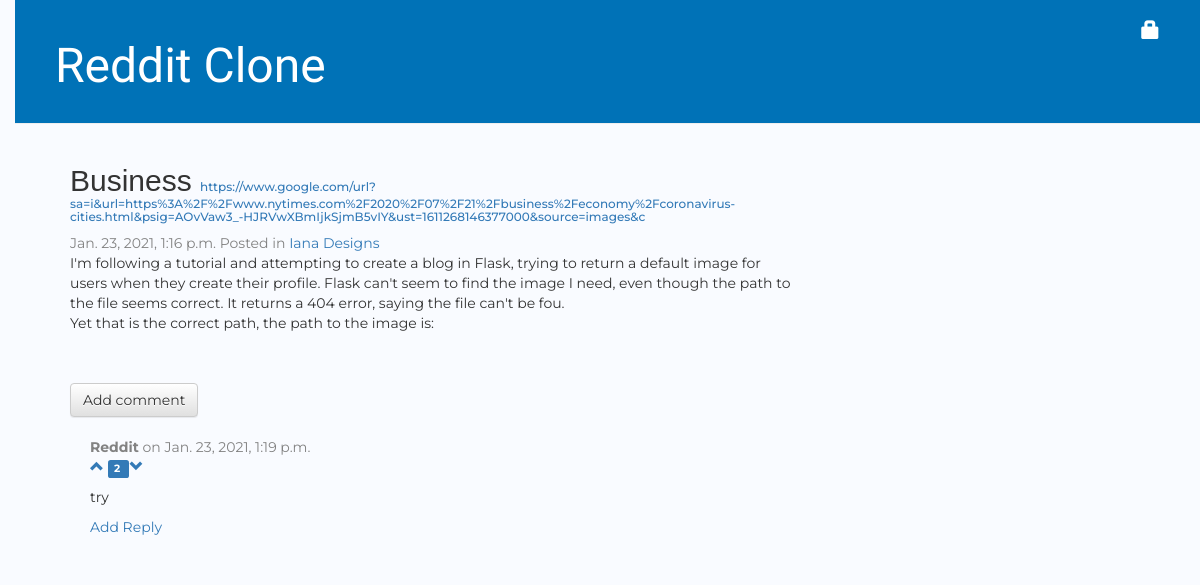
/post/ba264a36-b6ab-40bd-ba61-9251c0492476/, run on the app's committed database.
### reddit/models.py (models this page shows, shortened)
class Votable(BaseModel):
    upvote_count = models.PositiveIntegerField(default=0)
    downvote_count = models.PositiveIntegerField(default=0)
    class Meta: abstract = True
    def get_user_vote(self, user):
        if not user or not user.is_authenticated: return None
        uv = UserVote.get_or_none(voter=voter, object_id = self.eid)
        if not uv: return None
        if uv.vote_type == UserVote.UP_VOTE: return 1
        else: return -1
    def get_score(self):
        return self.upvote_count - self.downvote_count

class Post(Votable):
    title = models.CharField(max_length=200)
    submitter = models.ForeignKey(settings.AUTH_USER_MODEL, related_name='posts_submitted', on_delete=models.CASCADE)
    url = models.URLField('URL', max_length=200, null=True, blank=True)
    text = models.TextField(blank=True, null=True)
    comment_count = models.PositiveIntegerField(default=0)
    def children(self):
        return self.comments.filter(parent=None)

class BaseModel(models.Model):
    eid = models.UUIDField(primary_key=True, default=uuid.uuid4, editable=False)
    date_created = models.DateTimeField(auto_now_add=True, db_index=True)
    class Meta: abstract = True

class SubReddit(BaseModel):
    name = models.CharField(max_length=200)
    posts = models.ManyToManyField('Post', related_name='subreddits', blank=True, through='SubRedditPost')
    cover_image_url = models.URLField('Cover Image URL', max_length=200, blank=True, null=True )
    moderators = models.ManyToManyField(settings.AUTH_USER_MODEL, related_name='subreddits_moderated')

class Comment(Votable):
    post = models.ForeignKey(Post, related_name='comments', on_delete=models.CASCADE)
    author = models.ForeignKey(settings.AUTH_USER_MODEL, related_name='comments_authored', on_delete=models.CASCADE)
    text = models.TextField()
    parent = models.ForeignKey('self', related_name='children', null=True, blank=True, on_delete=models.CASCADE)

### reddit/views.py (the view)
# urls.py: path('post/<uuid:pk>/', views.post_detail, name='post_detail'),
def post_detail(request, pk):
    post = get_object_or_404(Post, pk=pk)
    return render(request, 'reddit/post_detail.html', {'post': post})

### reddit/templatetags/filters.py (called while the page is built)
@register.filter
def user_has_voted(el, user):
    return el.get_user_vote(user)

### templates/reddit/post_detail.html (shortened to what this page needs)
{% extends 'reddit/base.html' %}
{% block content %}
    <div class="post">
        <h2>{{ post.title }}
            {% if post.url %}
                <span class="url"><a href="{{post.url}}">{{post.url}}</a>
            {% endif %}
        </h2>
        <div class="date">
            {{ post.date_created }}
            {% include "reddit/subs_posted.html" with post=post %}
        </div>
        <p>{{ post.text|linebreaksbr }}</p>
    </div>
    <a class="btn btn-default" href="{% url 'add_comment_to_post' pk=post.pk%}">Add comment</a>
    {% if post.comment_count > 0 %}
        {% include "reddit/comment.html" with comments=post.children.all %}
    {% else %}
        <p>Be the first one to comment!</p>
    {% endif %}
{% endblock %}

### templates/reddit/subs_posted.html
{%if post.subreddits.count %}
    <span>Posted in</span>
    {% for sub in post.subreddits.all %}
        <a href="{% url 'sub_detail' pk=sub.pk %}">{{ sub.name }}</a>
    {% endfor %}
{%endif%}

### templates/reddit/comment.html (shortened to what this page needs)
{% block content %}
    {% for comment in comments %}
        <div class="comment">
            <div class="date"> <strong>{{ comment.author }}</strong> on {{ comment.date_created }}</div>
            {% include "reddit/vote.html" with el=comment %}
            <p>{{ comment.text|linebreaks }}</p>
            <a href="{% url 'add_reply_to_comment' pk=post.pk parent_pk=comment.pk %}">Add Reply</a>
        </div>
    {% endfor %}
{% endblock %}

### templates/reddit/vote.html
{% load filters %}
    <a class="glyphicon glyphicon-chevron-up"
        {% if el|user_has_voted:user == 1%}
            text-success
        {% else %}
            text-muted
        {% endif %}
            href="{% url 'upvote' pk=el.pk%}">
    </a>
    <span class="label label-primary">
        {{ el.get_score }}
    </span>
    <a class="glyphicon glyphicon-chevron-down"
        {% if el|user_has_voted:user == -1 %}
            text-success
        {% else %}
            text-muted
        {% endif %}
            href="{% url 'downvote' pk=el.pk %}">
    </a>

### reddit/static/css/reddit.css (style rules this page uses)
* { font-family: 'Montserrat', sans-serif; }
body { padding-left: 15px; background-color: #f9fbff; }
h1, h2, h3, h4 { font-family: 'Helvetica'; }
.date { color: #828282; }
.post { padding-bottom: 40px; }
.url { font-size: .4em; }
.comment { margin: 20px; }

### data on the page
Post: title "Business", url "https://www.google.com/url?sa=i&url=https%3A%2F%2Fwww.nytimes.com%2F2020%2F07%2F21%2Fbusiness%2Feconomy%2Fcoronavirus-cities.html&psig=AOvVaw3_-HJRVwXBmIjkSjmB5vIY&ust=1611268146377000&source=images&c", date_created "Jan. 23, 2021, 1:16 p.m.", text "I'm following a tutorial and attempting to create a blog in Flask, trying to return a default image for users when they create their profile. Flask can't seem to find the image I need, even though the path to the file seems correct. It returns a 404 error, saying the file can't be fou. Yet that is the correct path, the path to the image is:"
SubReddit: name "Iana Designs"
Comment: author "Reddit", date_created "Jan. 23, 2021, 1:19 p.m.", get_score "2", text "try"
